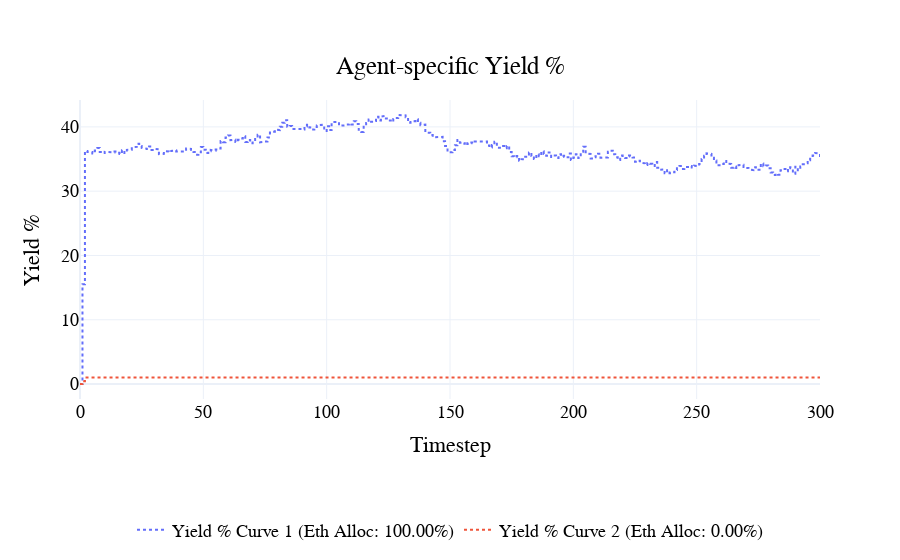

The code cell stored with this chart in its notebook:
### Code cell
fig = visualizations.plot_yield_pct(
    df, init_agent_eth_alloc
)
pio.show(fig)

### Figure 1 — Plotly figure (JSON) as saved in the notebook; plotly's stock layout.template omitted (floating-point values rounded to 4 significant figures; data arrays with more than 128 entries replaced by an {"elided": "..."} marker saying what was removed)
{"data": [{"line": {"dash": "dot", "width": 2}, "name": "Yield % Curve 1 (Eth Alloc: 100.00%)", "type": "scatter", "x": {"elided": "2101 int values"}, "y": {"elided": "2101 float values"}}, {"line": {"dash": "dot", "width": 2}, "name": "Yield % Curve 2 (Eth Alloc: 0.00%)", "type": "scatter", "x": {"elided": "2101 int values"}, "y": {"elided": "2101 float values"}}], "layout": {"font": {"color": "black", "family": "Arial", "size": 18}, "hovermode": "x unified", "legend": {"orientation": "h", "x": 0.5, "xanchor": "center", "y": -0.5, "yanchor": "bottom"}, "paper_bgcolor": "rgba(255, 255, 255, 1)", "plot_bgcolor": "rgba(255, 255, 255, 1)", "title": {"text": "Agent-specific Yield %", "x": 0.5, "xanchor": "center", "y": 0.9, "yanchor": "top"}, "xaxis": {"title": {"text": "Timestep"}}, "yaxis": {"title": {"text": "Yield %"}}}}
